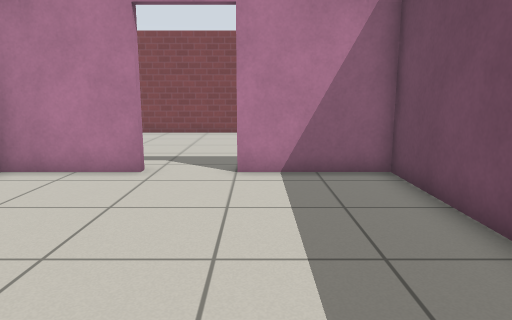
View 1 (above)

17 first-person views from a walk through a robot-simulator world made for Gazebo. The camera is 0.94 m above the floor, tilts 10° down and sees 70° across. The floor is counted in squares, 0.5 m on a side. Each view is taken from the middle of a square. On the plan, view 1 faces up. The plan holds only what a view shows up to about 18 squares ahead; the rest is blank. Gazebo's built-in surfaces are drawn with simple patterns.

View 2
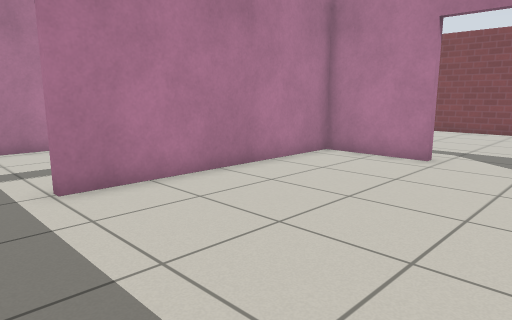

View 3
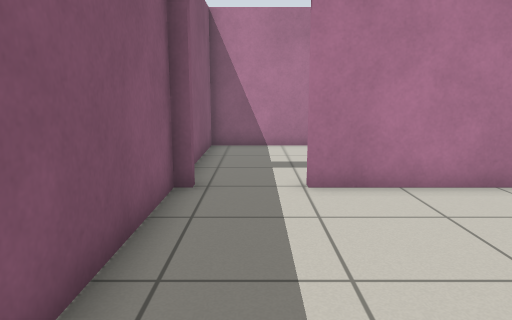

View 4
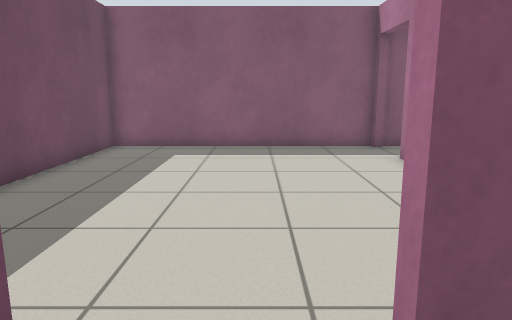

View 5
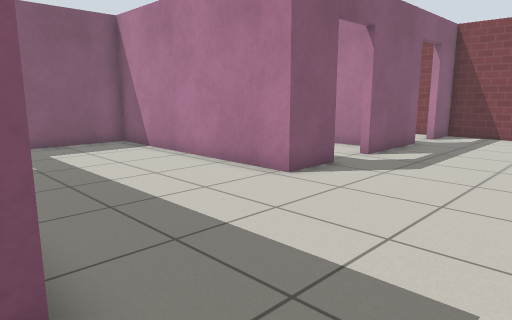

View 6
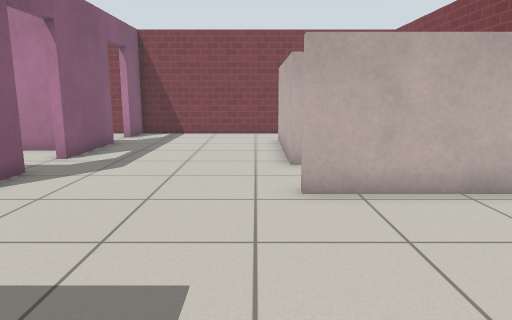

View 7
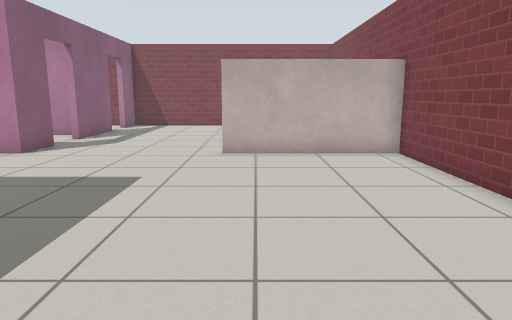

View 8
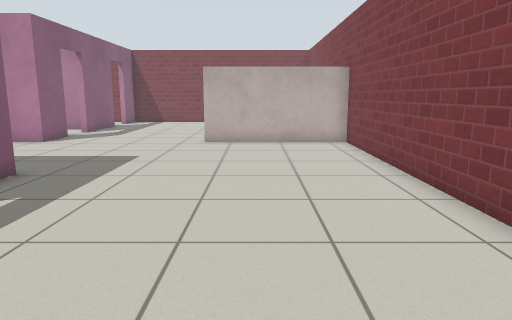

View 9
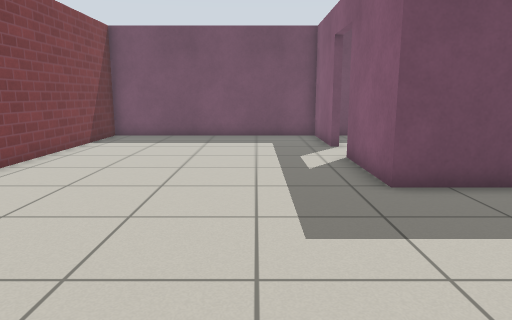

View 10
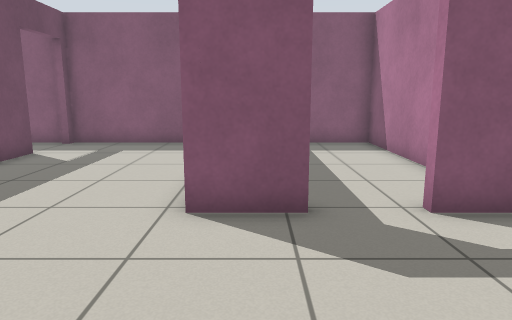

View 11
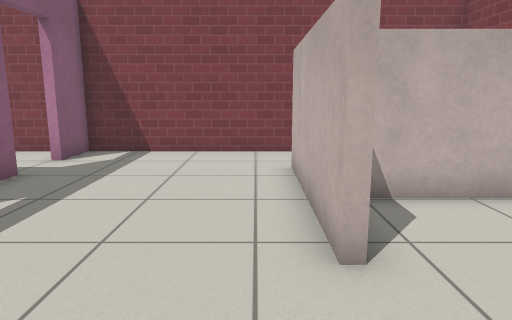

View 12
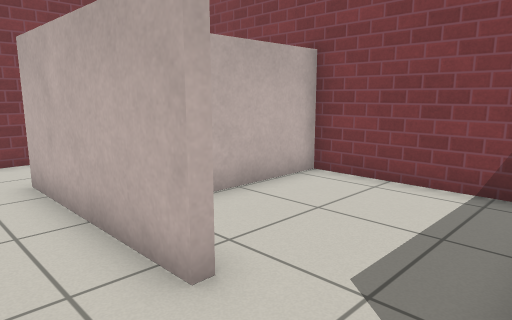

View 13
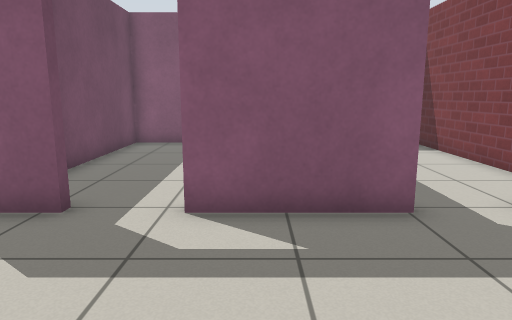

View 14
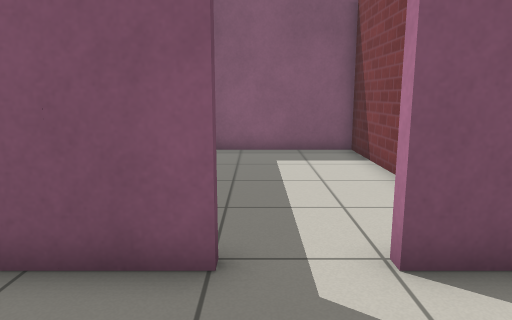

View 15
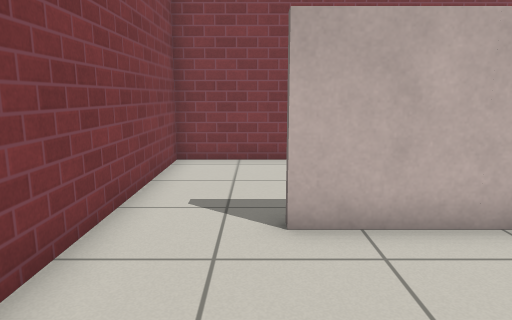

View 16
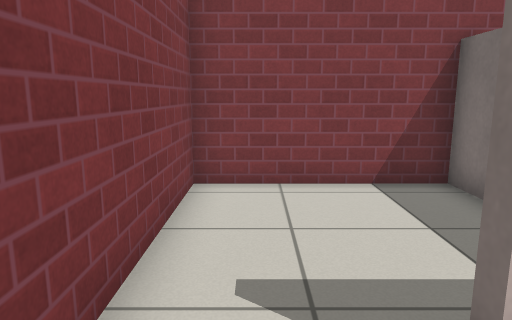

View 17
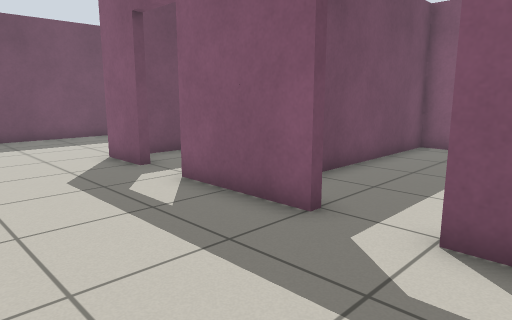

### Floor plan
Ten units are one square. View 1 is at (0, 0); x grows to the right and y downward. Boxes are objects, and circles mark ways between rooms. Rooms are numbered by the first view taken in them; rooms with no view inside come last. Other rooms are left out.
<svg viewBox="-248 -192 287 224">
<path fill="none" stroke="#000" d="M-28 -89 -63 -89 -63 -1M-63 23 -63 27 34 27 34 -89 -5 -89M-159 -129 -216 -129M-148 -63 -129 -63 -129 27 -67 27 -67 23M-67 -36 -67 -92 -27 -92M-129 -187 -129 -129 -133 -129M-5 -92 34 -92 34 -187 -131 -187M-67 -1 -67 -18M-206 -63 -168 -63M-243 -125 -243 -63 -225 -63M-243 -54 -243 27 -189 27 -189 -36M-186 -52 -186 27 -132 27 -132 -51M-189 -174 -189 -187M-191 -187 -243 -187 -243 -125M-159 -134 -159 -129M-186 -187 -186 -135M-131 -187 -191 -187"/>
<circle cx="-15" cy="-90" r="3" fill="#2a7"/>
<circle cx="-65" cy="10" r="3" fill="#2a7"/>
<circle cx="-215" cy="-60" r="3" fill="#2a7"/>
<circle cx="-155" cy="-60" r="3" fill="#2a7"/>
<circle cx="-230" cy="-130" r="3" fill="#2a7"/>
<circle cx="-145" cy="-130" r="3" fill="#2a7"/>
<text x="-10" y="-30">1</text>
<text x="-90" y="-110">2</text>
<text x="-220" y="-20">3</text>
<text x="-160" y="-20">4</text>
<text x="-220" y="-160">5</text>
<text x="-160" y="-160">6</text>
</svg>
Room 1 opens to room 2. Room 2 opens to room 3. Room 2 opens to room 4. Room 2 opens to room 5. Room 2 opens to room 6.

Where each view was taken, in squares from view 1:
view 1: 0 up, 0 right, facing up
view 2: 2 down, 1 right, facing up-left
view 3: 1 down, 1 right, facing left
view 4: 11 up, 2 left, facing down
view 5: 12 up, 6 left, facing down-left
view 6: 12 up, 6 left, facing left
view 7: 14 up, 1 left, facing left
view 8: 15 up, 2 right, facing left
view 9: 12 up, 14 left, facing right
view 10: 12 up, 14 left, facing down
view 11: 12 up, 12 left, facing left
view 12: 11 up, 13 left, facing up-left
view 13: 12 up, 18 left, facing down
view 14: 10 up, 21 left, facing down
view 15: 8 up, 22 left, facing up
view 16: 11 up, 23 left, facing up
view 17: 11 up, 24 left, facing down-right
